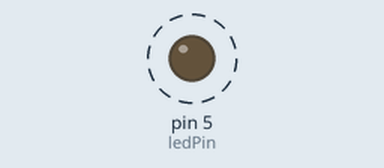
The sketch below on a simulated Arduino Uno, built with avr-gcc and run on an emulated ATmega328P. Shown: output pins drawn as LEDs (lit = HIGH). Dashed ring = blinking.

Above: at 0.1 s.
Timing chart, 0 to 3.0 s (numbered marks = the images above):
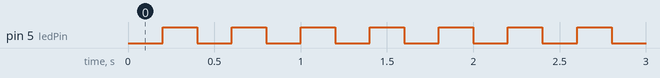

Measured:
- by itself, pin 5 (ledPin): alternates HIGH for 0.20 s and LOW for 0.20 s

The sketch:

LedBlinkNoDelay.ino
```cpp
#define ledPin 5

int ledState = LOW;

unsigned long previousMillis =0;

float frequentie = 5;

long interval = (1/frequentie)*1000;


void setup() {
  // put your setup code here, to run once:
  pinMode(ledPin, OUTPUT);
}

void loop() {
  // put your main code here, to run repeatedly:
  unsigned long currentMillis = millis();

  if(currentMillis - previousMillis >= interval){
    previousMillis = currentMillis;
    if(ledState ==LOW){
      ledState = HIGH;
    }
    else{
      ledState = LOW;
    }
    digitalWrite(ledPin, ledState);
  }
}
```
